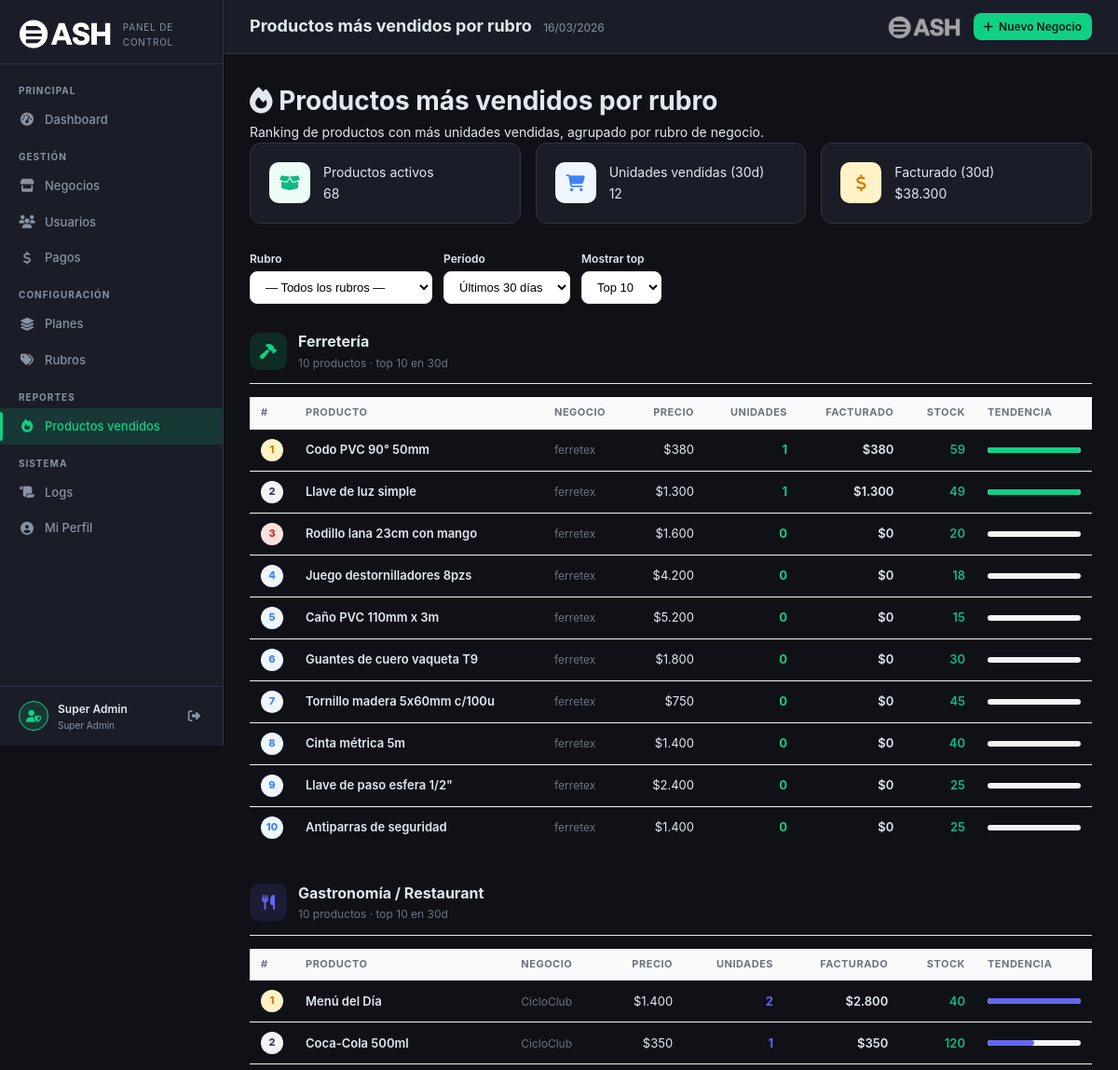
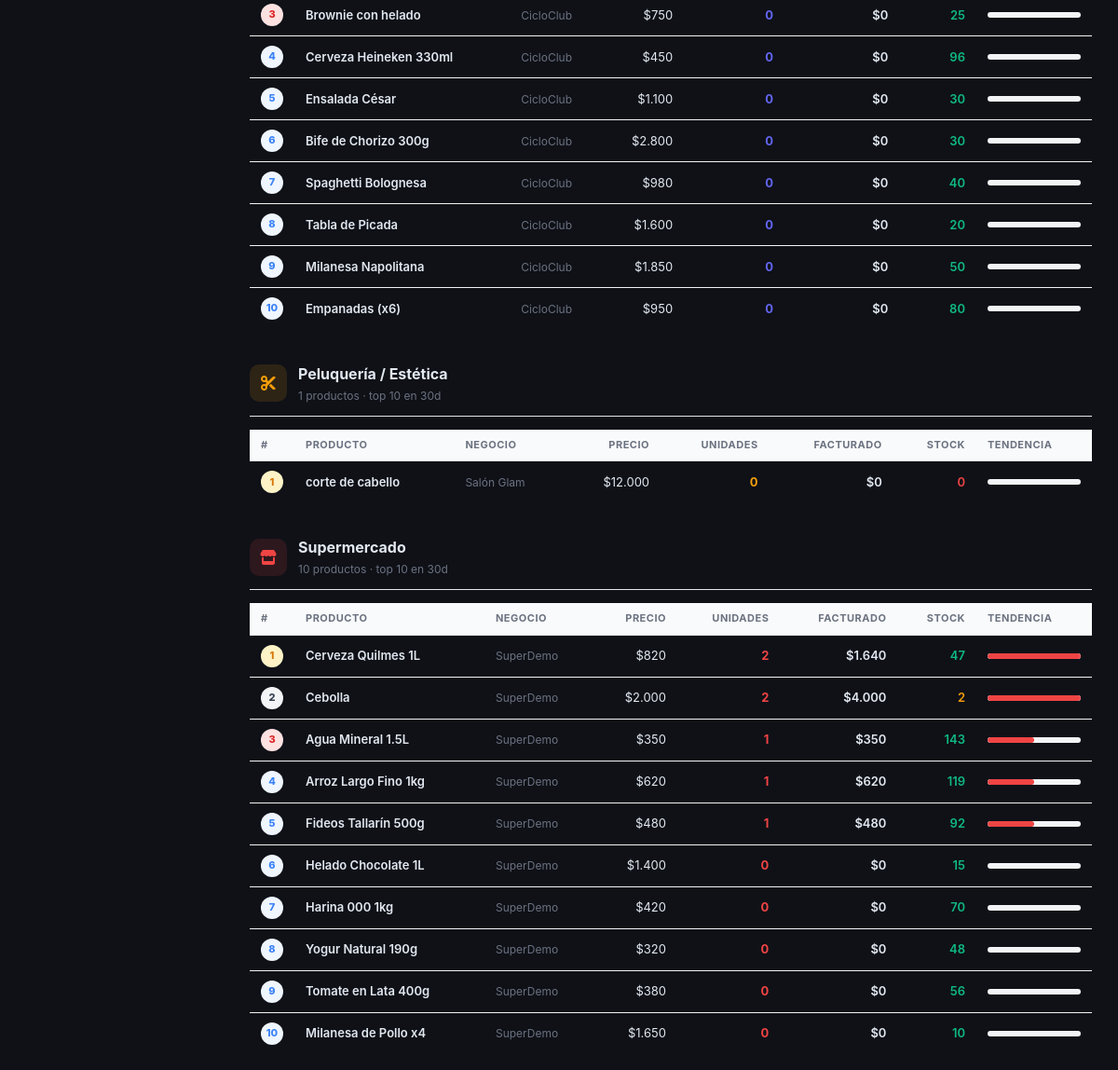
/superadmin/reportes/productos.php (signed in), run on the app's committed database (2 pictures, top to bottom).
### tables this page shows
CREATE TABLE `productos` (
  `id` int(11) NOT NULL,
  `negocio_id` int(11) NOT NULL,
  `categoria_id` int(11) DEFAULT NULL,
  `nombre` varchar(255) NOT NULL,
  `descripcion` text DEFAULT NULL,
  `codigo_barras` varchar(100) DEFAULT NULL,
  `precio_costo` decimal(10,2) DEFAULT 0.00,
  `precio_venta` decimal(10,2) NOT NULL,
  `stock` int(11) DEFAULT 0,
  `stock_minimo` int(11) DEFAULT 0,
  `unidad_medida` varchar(50) DEFAULT 'unidad',
  `foto` varchar(255) DEFAULT NULL,
  `activo` tinyint(1) DEFAULT 1,
  `fecha_creacion` timestamp NOT NULL DEFAULT current_timestamp(),
  `fecha_actualizacion` timestamp NOT NULL DEFAULT current_timestamp() ON UPDATE current_timestamp(),
  `fecha_vencimiento` date DEFAULT NULL,
  `proveedor_id` int(11) DEFAULT NULL,
  `ubicacion` varchar(100) DEFAULT NULL COMMENT 'Gondola/Pasillo'
);

CREATE TABLE `negocios` (
  `id` int(11) NOT NULL,
  `nombre` varchar(255) NOT NULL,
  `razon_social` varchar(255) DEFAULT NULL,
  `cuit` varchar(20) DEFAULT NULL,
  `condicion_iva` varchar(50) DEFAULT NULL,
  `rubro` varchar(100) DEFAULT NULL,
  `rubro_id` int(11) DEFAULT NULL,
  `direccion` text DEFAULT NULL,
  `ciudad` varchar(100) DEFAULT NULL,
  `provincia` varchar(100) DEFAULT NULL,
  `codigo_postal` varchar(10) DEFAULT NULL,
  `telefono` varchar(50) DEFAULT NULL,
  `email` varchar(255) DEFAULT NULL,
  `sitio_web` varchar(255) DEFAULT NULL,
  `instagram` varchar(100) DEFAULT NULL,
  `facebook` varchar(255) DEFAULT NULL,
  `whatsapp` varchar(50) DEFAULT NULL,
  `logo` varchar(255) DEFAULT NULL,
  `imagen_portada` varchar(255) DEFAULT NULL,
  `carta_token` varchar(64) DEFAULT NULL,
  `carta_activa` tinyint(1) NOT NULL DEFAULT 1,
  `mensaje_ticket` text DEFAULT NULL,
  `mostrar_logo_ticket` tinyint(1) DEFAULT 1,
  `mostrar_direccion_ticket` tinyint(1) DEFAULT 1,
  `mostrar_cuit_ticket` tinyint(1) DEFAULT 1,
  `horarios` longtext DEFAULT NULL CHECK (json_valid(`horarios`)),
  `activo` tinyint(1) DEFAULT 1,
  `plan_id` int(11) DEFAULT 1,
  `fecha_vencimiento` date DEFAULT NULL,
  `bloqueado` tinyint(1) NOT NULL DEFAULT 0,
  `bloqueado_motivo` varchar(255) DEFAULT NULL,
  `notas_admin` text DEFAULT NULL,
  `estado_suscripcion` enum('activa','vencida','cancelada','trial') DEFAULT 'trial',
  `trial_hasta` date DEFAULT NULL,
  `fecha_registro` timestamp NOT NULL DEFAULT current_timestamp(),
  `fecha_alta` date DEFAULT NULL,
  `fecha_actualizacion` timestamp NOT NULL DEFAULT current_timestamp() ON UPDATE current_timestamp()
);

### superadmin/reportes/productos.php (the view, shortened to what this page needs)
<?php
$db = sa_db();
$rubroFiltro = (int)($_GET['rubro_id'] ?? 0);
$limite      = max(5, min(50, (int)($_GET['limite'] ?? 10)));
$periodo     = $_GET['periodo'] ?? '30';
$dias        = in_array($periodo, ['7','30','90','365']) ? (int)$periodo : 30;
$rubroParam  = $rubroFiltro > 0 ? "AND n.rubro_id = $rubroFiltro" : '';
$stmt = $db->prepare("
    SELECT
        r.id          AS rubro_id,
        r.nombre      AS rubro_nombre,
        r.icono       AS rubro_icono,
        p.id          AS producto_id,
        p.nombre      AS producto_nombre,
        p.precio_venta,
        p.stock,
        COALESCE(SUM(dv.cantidad), 0)                     AS total_vendido,
        COALESCE(SUM(dv.subtotal), 0)                     AS total_facturado,
        COUNT(DISTINCT dv.venta_id)                        AS num_ventas,
        n.nombre                                           AS negocio_nombre
    FROM productos p
    INNER JOIN negocios n  ON n.id = p.negocio_id
    INNER JOIN rubros   r  ON r.id = n.rubro_id
    LEFT JOIN detalle_ventas dv ON dv.producto_id = p.id
    LEFT JOIN ventas         v  ON v.id = dv.venta_id
                                AND v.estado = 'completada'
                                AND v.fecha_venta >= DATE_SUB(NOW(), INTERVAL :dias DAY)
    WHERE p.activo = 1 $rubroParam
    GROUP BY p.id, r.id
    ORDER BY r.nombre ASC, total_vendido DESC
");
$stmt->execute([':dias' => $dias]);
$rows = $stmt->fetchAll();
$porRubro = [];
foreach ($rows as $row) {
    $rid = $row['rubro_id'];
    if (!isset($porRubro[$rid])) {
        $porRubro[$rid] = [
            'nombre' => $row['rubro_nombre'],
            'icono'  => $row['rubro_icono'] ?? 'fa-tag',
            'items'  => [],
        ];
    }
    if (count($porRubro[$rid]['items']) < $limite) {
        $porRubro[$rid]['items'][] = $row;
    }
}
$totalProductos  = $db->query("SELECT COUNT(*) FROM productos WHERE activo=1")->fetchColumn();
$totalVendidos   = $db->prepare("SELECT COALESCE(SUM(dv.cantidad),0) FROM detalle_ventas dv INNER JOIN ventas v ON v.id=dv.venta_id WHERE v.fecha_venta >= DATE_SUB(NOW(), INTERVAL :d DAY) AND v.estado='completada'");
$totalVendidos->execute([':d' => $dias]);
$totalVendidos   = $totalVendidos->fetchColumn();
$totalFacturado  = $db->prepare("SELECT COALESCE(SUM(v.total),0) FROM ventas v WHERE v.fecha_venta >= DATE_SUB(NOW(), INTERVAL :d DAY) AND v.estado='completada'");
$totalFacturado->execute([':d' => $dias]);
$totalFacturado  = $totalFacturado->fetchColumn();
require_once __DIR__ . '/../_layout.php';
function fmt($n) {
    return '$' . number_format($n, 0, ',', '.');
}
?>
<div class="sa-page-header">
    <div>
        <h1 class="sa-page-title"><i class="fas fa-fire"></i> Productos más vendidos por rubro</h1>
        <p class="sa-page-sub">Ranking de productos con más unidades vendidas, agrupado por rubro de negocio.</p>
    </div>
</div>
<div class="sa-stats-grid" style="grid-template-columns:repeat(3,1fr);margin-bottom:28px;">
    <div class="sa-stat-card">
        <div class="sa-stat-icon" style="background:#ecfdf5;color:#10b981;"><i class="fas fa-box-open"></i></div>
        <div>
            <div class="sa-stat-label">Productos activos</div>
            <div class="sa-stat-value"><?= number_format($totalProductos) ?></div>
        </div>
    </div>
    <div class="sa-stat-card">
        <div class="sa-stat-icon" style="background:#eff6ff;color:#3b82f6;"><i class="fas fa-shopping-cart"></i></div>
        <div>
            <div class="sa-stat-label">Unidades vendidas (<?= $dias ?>d)</div>
            <div class="sa-stat-value"><?= number_format($totalVendidos) ?></div>
        </div>
    </div>
    <div class="sa-stat-card">
        <div class="sa-stat-icon" style="background:#fef3c7;color:#d97706;"><i class="fas fa-dollar-sign"></i></div>
        <div>
            <div class="sa-stat-label">Facturado (<?= $dias ?>d)</div>
            <div class="sa-stat-value"><?= fmt($totalFacturado) ?></div>
        </div>
    </div>
</div>
<div class="sa-card" style="margin-bottom:28px;">
    <div class="sa-card-body">
        <form method="GET" class="filter-row">
            <div class="form-group">
                <label>Rubro</label>
                <select name="rubro_id" onchange="this.form.submit()">
                    <option value="0">— Todos los rubros —</option>
                </select>
            </div>
            <div class="form-group">
                <label>Período</label>
                <select name="periodo" onchange="this.form.submit()">
                    <option value="30" <?= $periodo=='30' ? 'selected':'' ?>>Últimos 30 días</option>
                </select>
            </div>
            <div class="form-group">
                <label>Mostrar top</label>
                <select name="limite" onchange="this.form.submit()">
                    <option value="10" <?= $limite==10 ? 'selected':'' ?>>Top 10</option>
                </select>
            </div>
        </form>
    </div>
</div>
<?php if (empty($porRubro)): ?>
    <div class="sa-card">
        <div class="empty-rubro">
            <i class="fas fa-box-open" style="font-size:40px;opacity:.3;display:block;margin-bottom:12px;"></i>
            No hay datos de ventas para el período seleccionado.
        </div>
    </div>
<?php else: ?>
    <?php
    $colors = ['#0FD186','#6366f1','#f59e0b','#ef4444','#3b82f6','#10b981','#ec4899','#14b8a6','#8b5cf6','#f97316'];
    $ci = 0;
    foreach ($porRubro as $rid => $rubro):
        $color = $colors[$ci % count($colors)];
        $ci++;
        $maxVendido = max(1, max(array_column($rubro['items'], 'total_vendido')));
    ?>
    <div class="sa-card rubro-section">
        <div class="sa-card-body">
            <div class="rubro-header">
                <div class="rubro-icon" style="background:<?= $color ?>22;color:<?= $color ?>;">
                    <i class="fas <?= htmlspecialchars($rubro['icono']) ?>"></i>
                </div>
                <div>
                    <div class="rubro-title"><?= htmlspecialchars($rubro['nombre']) ?></div>
                    <div class="rubro-count"><?= count($rubro['items']) ?> productos · top <?= $limite ?> en <?= $dias ?>d</div>
                </div>
            </div>
            <?php if (empty($rubro['items'])): ?>
                <div class="empty-rubro">Sin ventas en este período.</div>
            <?php else: ?>
                <div style="overflow-x:auto;">
                    <table class="prod-table">
                        <thead>
                            <tr>
                                <th style="width:40px;">#</th>
                                <th>Producto</th>
                                <th>Negocio</th>
                                <th style="text-align:right;">Precio</th>
                                <th style="text-align:right;">Unidades</th>
                                <th style="text-align:right;">Facturado</th>
                                <th style="text-align:right;">Stock</th>
                                <th style="width:120px;">Tendencia</th>
                            </tr>
                        </thead>
                        <tbody>
                            <?php foreach ($rubro['items'] as $i => $prod):
                                $rank = $i + 1;
                                $rankClass = $rank === 1 ? 'rank-1' : ($rank === 2 ? 'rank-2' : ($rank === 3 ? 'rank-3' : 'rank-n'));
                                $pct = $maxVendido > 0 ? round(($prod['total_vendido'] / $maxVendido) * 100) : 0;
                                $stockColor = $prod['stock'] <= 0 ? '#ef4444' : ($prod['stock'] <= 5 ? '#f59e0b' : '#10b981');
                            ?>
                            <tr>
                                <td><span class="rank-badge <?= $rankClass ?>"><?= $rank ?></span></td>
                                <td style="font-weight:600;"><?= htmlspecialchars($prod['producto_nombre']) ?></td>
                                <td style="color:var(--muted,#6b7280);font-size:12px;"><?= htmlspecialchars($prod['negocio_nombre']) ?></td>
                                <td style="text-align:right;"><?= fmt($prod['precio_venta']) ?></td>
                                <td style="text-align:right;font-weight:700;color:<?= $color ?>;">
                                    <?= number_format($prod['total_vendido']) ?>
                                </td>
                                <td style="text-align:right;font-weight:600;"><?= fmt($prod['total_facturado']) ?></td>
                                <td style="text-align:right;">
                                    <span style="color:<?= $stockColor ?>;font-weight:600;">
                                        <?= number_format($prod['stock']) ?>
                                    </span>
                                </td>
                                <td>
                                    <div class="bar-wrap">
                                        <div class="bar-fill" style="width:<?= $pct ?>%;background:<?= $color ?>;"></div>
                                    </div>
                                </td>
                            </tr>
                            <?php endforeach; ?>
                        </tbody>
                    </table>
                </div>
            <?php endif; ?>
        </div>
    </div>
    <?php endforeach; ?>
<?php endif; ?>

### superadmin/assets/sa.css (style rules this page uses)
:root { --sa-bg: #0f1117; --sa-surface: #1a1d27; --sa-surface2: #22263a; --sa-border: #2e3347; --sa-primary: #0FD186; --sa-primary-dim: rgba(15,209,134,.15); --sa-text: #e2e8f0; --sa-muted: #8892a4; --sa-danger: #ef4444; --sa-warning: #f59e0b; --sa-info: #3b82f6; --sa-purple: #8b5cf6; --sa-sidebar-w: 240px; --sa-radius: 12px; --sa-transition: .22s ease; }
*, *::before, *::after { box-sizing: border-box; margin: 0; padding: 0; }
body { font-family: 'Inter', 'Segoe UI', system-ui, sans-serif; background: var(--sa-bg); color: var(--sa-text); font-size: 14px; line-height: 1.6; min-height: 100vh; }
.sa-stats-grid { display: grid; grid-template-columns: repeat(auto-fill, minmax(200px, 1fr)); gap: 16px; margin-bottom: 28px; }
.sa-stat-card { background: var(--sa-surface); border: 1px solid var(--sa-border); border-radius: var(--sa-radius); padding: 20px; display: flex; align-items: flex-start; gap: 14px; transition: border-color .2s; }
.sa-stat-icon { width: 44px; height: 44px; border-radius: 10px; display: flex; align-items: center; justify-content: center; font-size: 18px; flex-shrink: 0; }

### superadmin/reportes/productos.php (style rules this page uses)
.rubro-section { margin-bottom: 36px; }
.rubro-header { display: flex; align-items: center; gap: 12px; margin-bottom: 14px; padding-bottom: 12px; border-bottom: 1px solid var(--border, #e5e7eb); }
.rubro-icon { width: 40px; height: 40px; border-radius: 10px; display: flex; align-items: center; justify-content: center; font-size: 16px; flex-shrink: 0; }
.rubro-title { font-size: 16px; font-weight: 700; }
.rubro-count { font-size: 12px; color: var(--muted, #6b7280); }
.prod-table { width: 100%; border-collapse: collapse; font-size: 13px; }
.prod-table th { text-align: left; padding: 8px 12px; font-size: 11px; font-weight: 700; text-transform: uppercase; letter-spacing: .5px; color: var(--muted, #6b7280); border-bottom: 1px solid var(--border, #e5e7eb); background: var(--bg-soft, #f9fafb); }
.prod-table td { padding: 10px 12px; border-bottom: 1px solid var(--border-light, #f3f4f6); vertical-align: middle; }
.prod-table tr:last-child td { border-bottom: none; }
.rank-badge { display: inline-flex; align-items: center; justify-content: center; width: 24px; height: 24px; border-radius: 50%; font-size: 11px; font-weight: 800; }
.rank-1 { background: #FEF3C7; color: #D97706; }
.rank-2 { background: #F3F4F6; color: #374151; }
.rank-3 { background: #FEE2E2; color: #DC2626; }
.rank-n { background: #EFF6FF; color: #3B82F6; }
.bar-wrap { background: #f3f4f6; border-radius: 99px; height: 6px; width: 100px; overflow: hidden; }
.bar-fill { height: 100%; border-radius: 99px; background: var(--primary, #0FD186); }
.filter-row { display: flex; gap: 12px; flex-wrap: wrap; align-items: flex-end; margin-bottom: 24px; }
.filter-row .form-group { margin: 0; }
.filter-row label { font-size: 12px; font-weight: 600; display: block; margin-bottom: 4px; }
.filter-row select, .filter-row input { padding: 8px 12px; border-radius: 8px; border: 1px solid var(--border, #e5e7eb); font-size: 13px; background: #fff; cursor: pointer; }

### data on the page
productos: rank "1", nombre "Codo PVC 90° 50mm", negocio.nombre "ferretex", precio_venta "$380", total_vendido "1", total_facturado "$380", stock "59", $pct 100 (drawn)
productos: rank "2", nombre "Llave de luz simple", negocio.nombre "ferretex", precio_venta "$1.300", total_vendido "1", total_facturado "$1.300", stock "49", $pct 100 (drawn)
productos: rank "3", nombre "Rodillo lana 23cm con mango", negocio.nombre "ferretex", precio_venta "$1.600", total_vendido "0", total_facturado "$0", stock "20"
productos: rank "4", nombre "Juego destornilladores 8pzs", negocio.nombre "ferretex", precio_venta "$4.200", total_vendido "0", total_facturado "$0", stock "18"
productos: rank "5", nombre "Caño PVC 110mm x 3m", negocio.nombre "ferretex", precio_venta "$5.200", total_vendido "0", total_facturado "$0", stock "15"
productos: rank "6", nombre "Guantes de cuero vaqueta T9", negocio.nombre "ferretex", precio_venta "$1.800", total_vendido "0", total_facturado "$0", stock "30"
productos: rank "7", nombre "Tornillo madera 5x60mm c/100u", negocio.nombre "ferretex", precio_venta "$750", total_vendido "0", total_facturado "$0", stock "45"
productos: rank "8", nombre "Cinta métrica 5m", negocio.nombre "ferretex", precio_venta "$1.400", total_vendido "0", total_facturado "$0", stock "40"
productos: rank "9", nombre "Llave de paso esfera 1/2\"", negocio.nombre "ferretex", precio_venta "$2.400", total_vendido "0", total_facturado "$0", stock "25"
productos: rank "10", nombre "Antiparras de seguridad", negocio.nombre "ferretex", precio_venta "$1.400", total_vendido "0", total_facturado "$0", stock "25"
productos: rank "1", nombre "Menú del Día", negocio.nombre "CicloClub", precio_venta "$1.400", total_vendido "2", total_facturado "$2.800", stock "40", $pct 100 (drawn)
productos: rank "2", nombre "Coca-Cola 500ml", negocio.nombre "CicloClub", precio_venta "$350", total_vendido "1", total_facturado "$350", stock "120", $pct 50 (drawn)
productos: rank "3", nombre "Brownie con helado", negocio.nombre "CicloClub", precio_venta "$750", total_vendido "0", total_facturado "$0", stock "25"
productos: rank "4", nombre "Cerveza Heineken 330ml", negocio.nombre "CicloClub", precio_venta "$450", total_vendido "0", total_facturado "$0", stock "96"
productos: rank "5", nombre "Ensalada César", negocio.nombre "CicloClub", precio_venta "$1.100", total_vendido "0", total_facturado "$0", stock "30"
productos: rank "6", nombre "Bife de Chorizo 300g", negocio.nombre "CicloClub", precio_venta "$2.800", total_vendido "0", total_facturado "$0", stock "30"
productos: rank "7", nombre "Spaghetti Bolognesa", negocio.nombre "CicloClub", precio_venta "$980", total_vendido "0", total_facturado "$0", stock "40"
productos: rank "8", nombre "Tabla de Picada", negocio.nombre "CicloClub", precio_venta "$1.600", total_vendido "0", total_facturado "$0", stock "20"
productos: rank "9", nombre "Milanesa Napolitana", negocio.nombre "CicloClub", precio_venta "$1.850", total_vendido "0", total_facturado "$0", stock "50"
productos: rank "10", nombre "Empanadas (x6)", negocio.nombre "CicloClub", precio_venta "$950", total_vendido "0", total_facturado "$0", stock "80"
productos: rank "1", nombre "corte de cabello", negocio.nombre "Salón Glam", precio_venta "$12.000", total_vendido "0", total_facturado "$0", stock "0"
productos: rank "1", nombre "Cerveza Quilmes 1L", negocio.nombre "SuperDemo", precio_venta "$820", total_vendido "2", total_facturado "$1.640", stock "47", $pct 100 (drawn)
productos: rank "2", nombre "Cebolla", negocio.nombre "SuperDemo", precio_venta "$2.000", total_vendido "2", total_facturado "$4.000", stock "2", $pct 100 (drawn)
productos: rank "3", nombre "Agua Mineral 1.5L", negocio.nombre "SuperDemo", precio_venta "$350", total_vendido "1", total_facturado "$350", stock "143", $pct 50 (drawn)
productos: rank "4", nombre "Arroz Largo Fino 1kg", negocio.nombre "SuperDemo", precio_venta "$620", total_vendido "1", total_facturado "$620", stock "119", $pct 50 (drawn)
productos: rank "5", nombre "Fideos Tallarín 500g", negocio.nombre "SuperDemo", precio_venta "$480", total_vendido "1", total_facturado "$480", stock "92", $pct 50 (drawn)
productos: rank "6", nombre "Helado Chocolate 1L", negocio.nombre "SuperDemo", precio_venta "$1.400", total_vendido "0", total_facturado "$0", stock "15"
productos: rank "7", nombre "Harina 000 1kg", negocio.nombre "SuperDemo", precio_venta "$420", total_vendido "0", total_facturado "$0", stock "70"
productos: rank "8", nombre "Yogur Natural 190g", negocio.nombre "SuperDemo", precio_venta "$320", total_vendido "0", total_facturado "$0", stock "48"
productos: rank "9", nombre "Tomate en Lata 400g", negocio.nombre "SuperDemo", precio_venta "$380", total_vendido "0", total_facturado "$0", stock "56"
productos: rank "10", nombre "Milanesa de Pollo x4", negocio.nombre "SuperDemo", precio_venta "$1.650", total_vendido "0", total_facturado "$0", stock "10"

### other printed values
$adminName "Super Admin"
$title "Productos más vendidos por rubro"
$totalProductos "68"
$dias "30"
$totalVendidos "12"
fmt($totalFacturado) "$38.300"
$rubro['nombre'] "Ferretería"
count($rubro['items']) "10"
$rubro['nombre'] "Gastronomía / Restaurant"
$rubro['nombre'] "Peluquería / Estética"
count($rubro['items']) "1"
$rubro['nombre'] "Supermercado"
